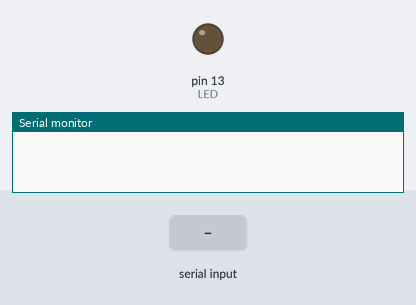
Bench run of a sketch on a simulated Arduino Uno, built with avr-gcc and run on an emulated ATmega328P. Shown: output pins drawn as LEDs (lit = HIGH), the last lines printed to the serial monitor. The inputs (shaded band) are chosen by the test bench.

Above: at 1.2 s.
1.3 s: "n" received over Serial
At 1.9 s:
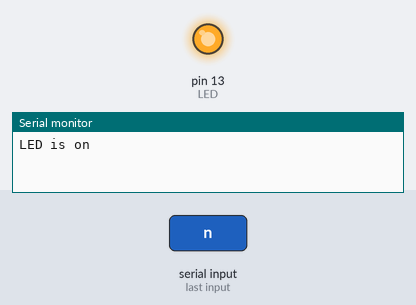
2.8 s: "m" received over Serial
At 4.2 s:
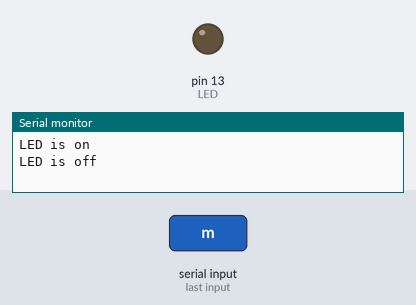
Timing chart, 0 to 5.8 s (numbered marks = the images above; inputs shaded):
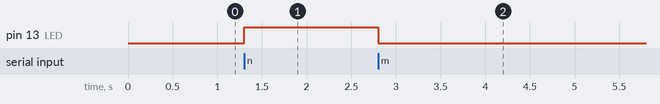

Measured:
- after the input at 1.3 s, pin 13 (LED): LOW → HIGH at once
- after the input at 2.8 s, pin 13 (LED): HIGH → LOW at once

The sketch:

led_glowing.ino
```cpp
char inchar;
int LED = 13;
void setup()
{
  Serial.begin(9600);
  pinMode(LED,OUTPUT);
}
void loop()
{
  if(Serial.available()>0)
  {
    inchar=Serial.read();
    if(inchar=='n')
    {
      digitalWrite(LED,HIGH);
      Serial.println("LED is on");
    }
     if(inchar=='m')
    {
      digitalWrite(LED,LOW);
      Serial.println("LED is off");
    }
  }
}
```
